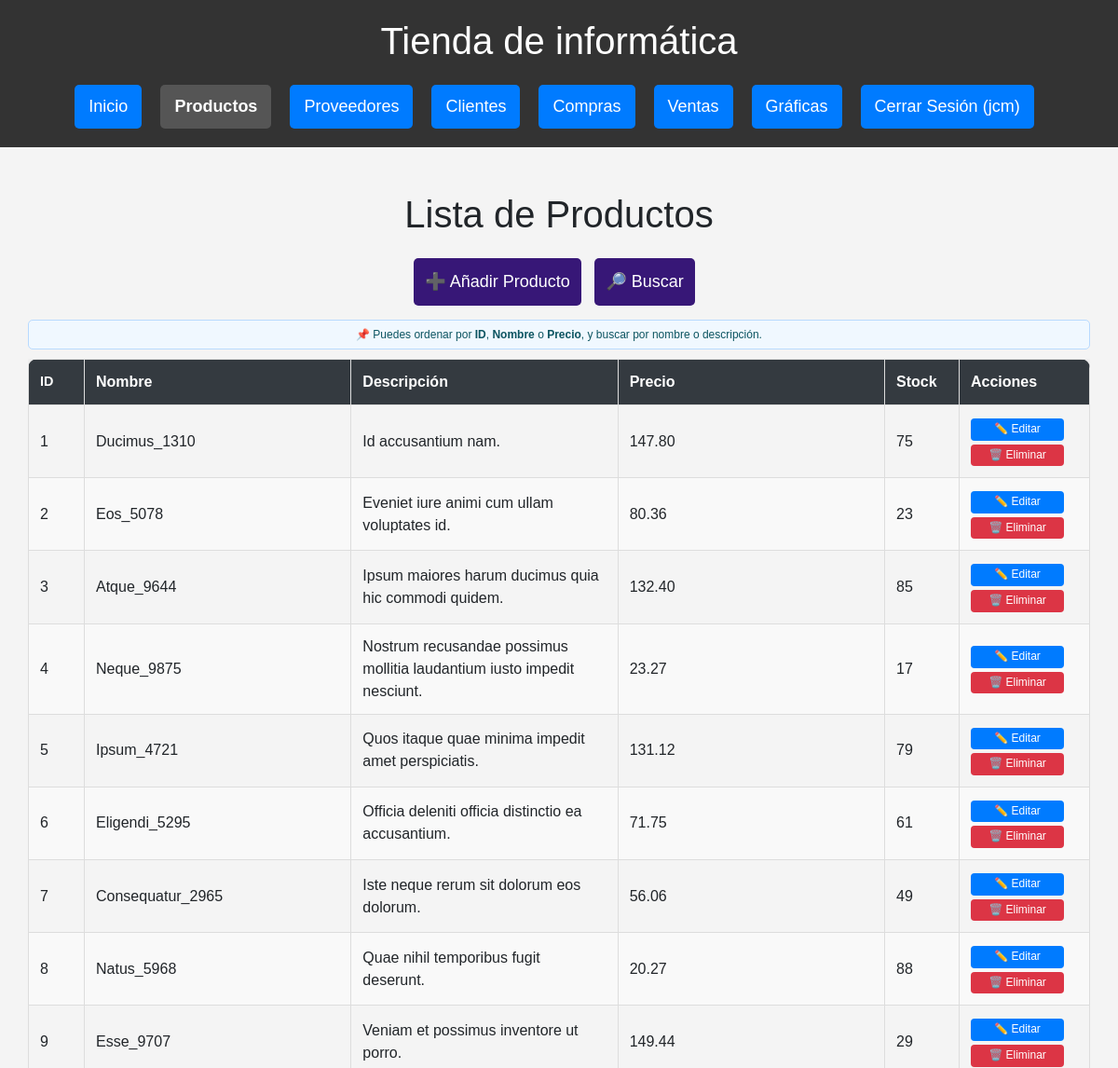
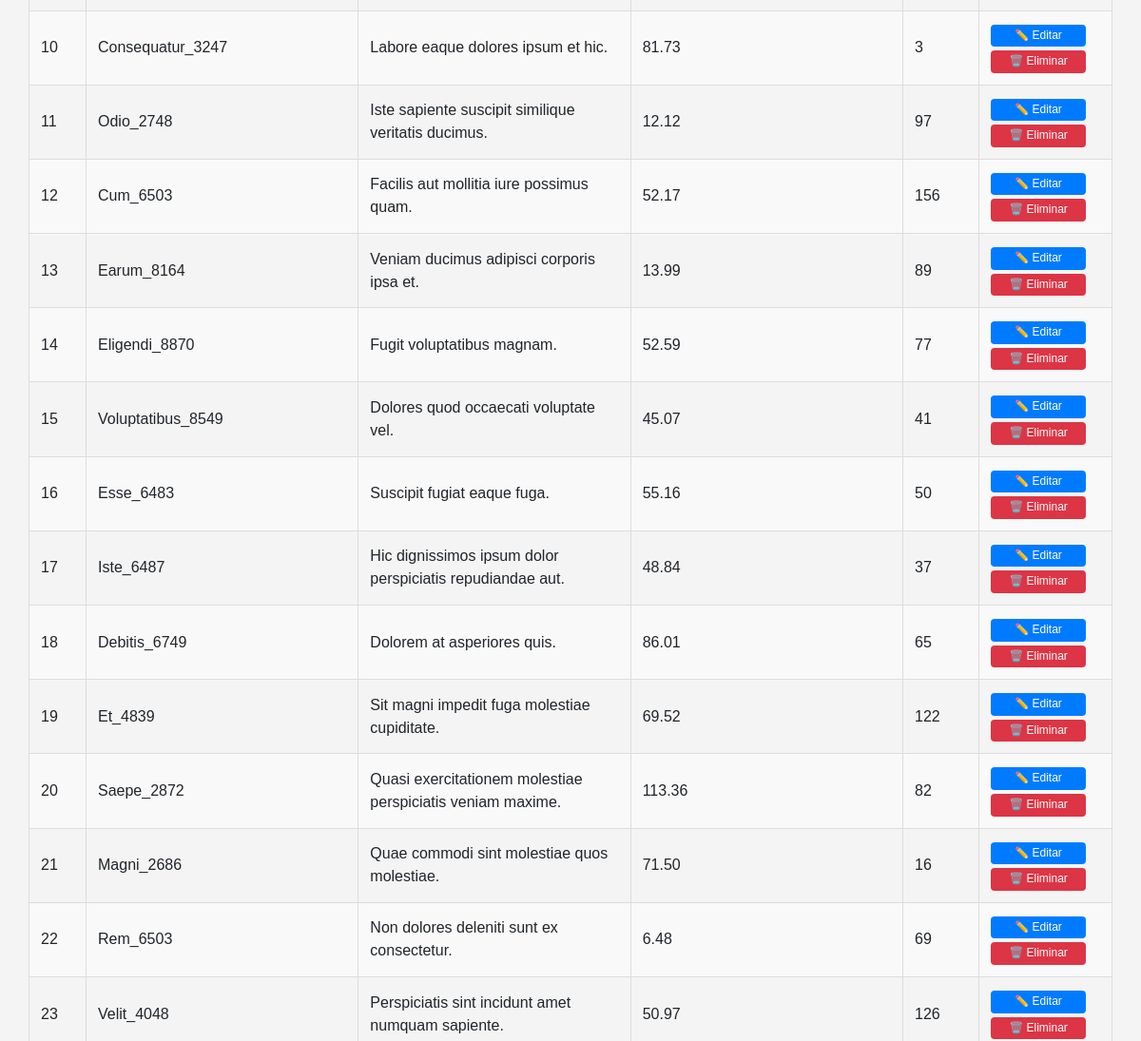
The page /productos (signed in, upper part) on the database as committed earlier (2 pictures, top to bottom).
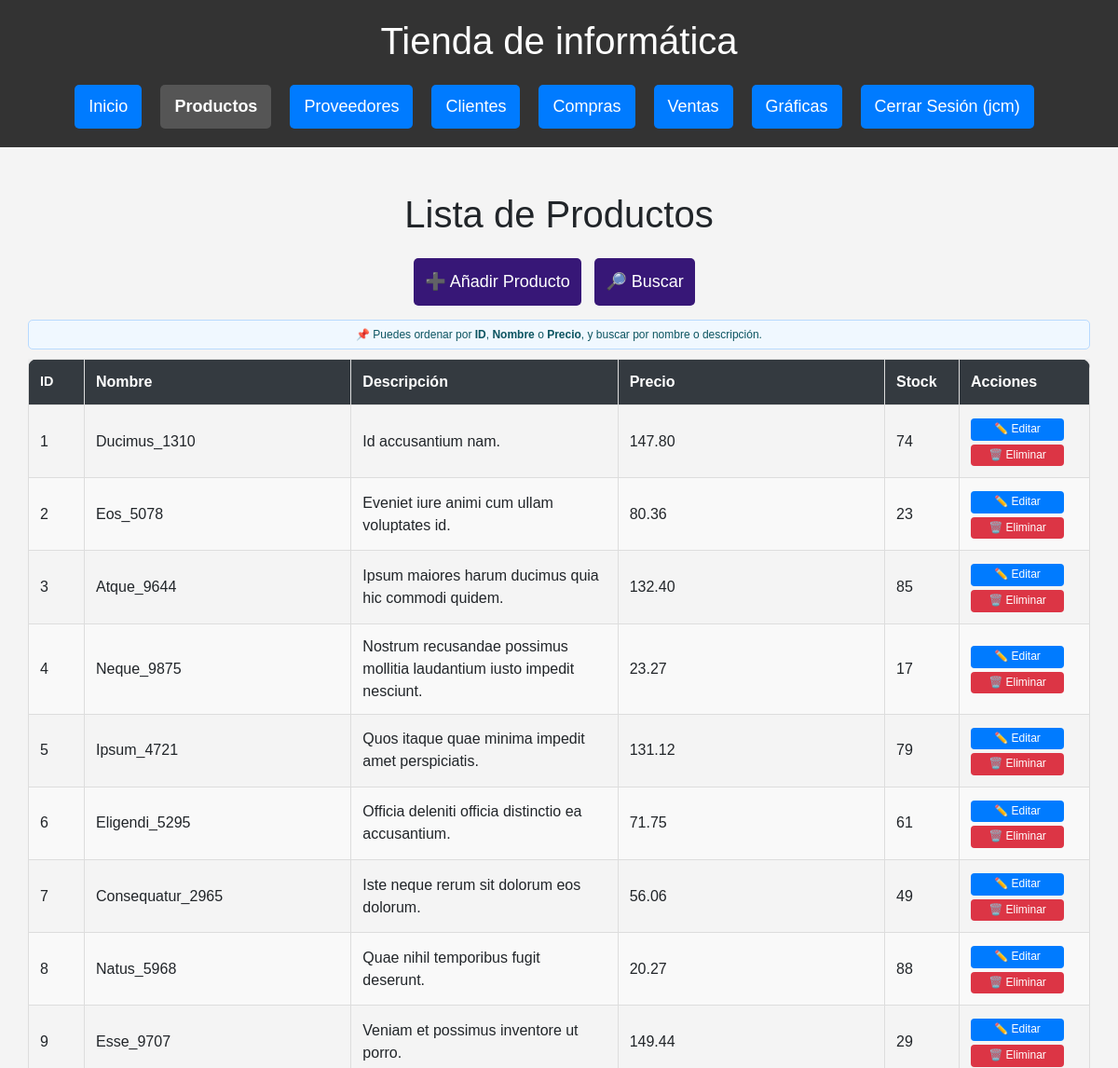
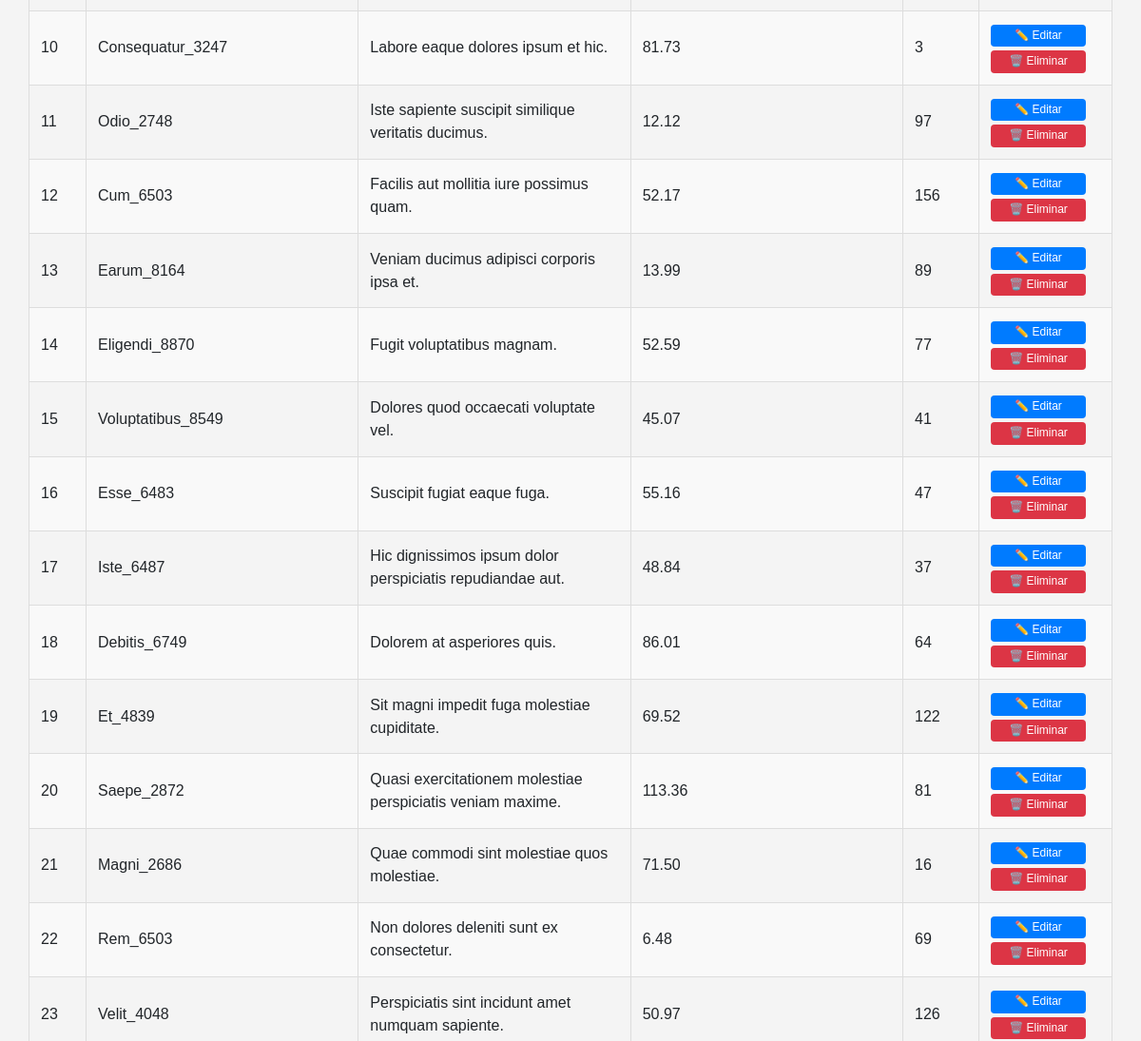
The same page on the database as committed later (2 pictures, top to bottom).
### db.py (models this page shows)
class Producto(Base):
    __tablename__ = "Producto"
    id = Column(Integer, primary_key=True)
    nombre = Column(String(150), unique=True, nullable=False)
    descripcion = Column(Text)
    categoria_id = Column(Integer, ForeignKey('Categoria.id'), nullable=True)
    precio = Column(Numeric(10, 2), nullable=False)
    stock = Column(Integer, default=0)
    cantidad_total = Column(Integer, default=30)
    fecha_creacion = Column(DateTime, default=func.now())
    categoria = relationship('Categoria', backref=backref('productos', lazy=True))
    ventas = relationship("DetalleVenta", back_populates="producto")

### routes/productos.py (the view)
@productos_bp.route('/productos')
@login_required
def ver_productos():
    orden = request.args.get("orden", "id")
    direccion = request.args.get("direccion", "asc")
    nombre = request.args.get("nombre", "")
    pagina = int(request.args.get("pagina", 1))
    por_pagina = 30
    query = sesion.query(Producto)
    if nombre:
        query = query.filter(
            (Producto.nombre.ilike(f"%{nombre}%")) |
            (Producto.descripcion.ilike(f"%{nombre}%"))
        )
    def aplicar_direccion(campo):
        return campo.desc() if direccion == "desc" else campo.asc()
    if orden == "nombre":
        query = query.order_by(aplicar_direccion(Producto.nombre))
    elif orden == "precio":
        query = query.order_by(aplicar_direccion(Producto.precio))
    else:
        query = query.order_by(aplicar_direccion(Producto.id))
    total_productos = query.count()
    productos = query.offset((pagina - 1) * por_pagina).limit(por_pagina).all()
    hay_anterior = pagina > 1
    hay_siguiente = (pagina * por_pagina) < total_productos
    return render_template(
        "producto/productos.html",
        productos=productos,
        orden=orden,
        direccion=direccion,
        nombre=nombre,
        pagina=pagina,
        hay_anterior=hay_anterior,
        hay_siguiente=hay_siguiente
    )

### db.py (called while the page is built)
def login_required(f):
    @wraps(f)
    def decorated_function(*args, **kwargs):
        if 'usuario' not in session:
            flash('Por favor, inicie sesión para acceder a esta página.', 'error')
            return redirect(url_for('login'))
        return f(*args, **kwargs)
    return decorated_function

### templates/producto/productos.html (shortened to what this page needs)
{% extends 'base.html' %}
{% block content %}
<div class="container mt-4">
    <h1>Lista de Productos</h1>
    <div class="botones-superiores">
        <a href="{{ url_for('productos.nuevo_producto') }}" class="btn btn-add">➕ Añadir Producto</a>
        <a href="#form-busqueda-producto" class="btn btn-add">🔎 Buscar</a>
    </div>
    <div class="alerta-orden">
      📌 Puedes ordenar por <strong>ID</strong>, <strong>Nombre</strong> o <strong>Precio</strong>, y buscar por nombre o descripción.
    </div>
    <div class ="tabla-responive">
        <table class="tabla-estilizada">
            <thead>
            {% set nueva_direccion = 'desc' if direccion == 'asc' else 'asc' %}
                <tr>
                    <th class="col-id"><a href="{{ url_for('productos.ver_productos', orden='id', direccion=nueva_direccion) }}">ID
                    </a></th>
                    <th><a href="{{ url_for('productos.ver_productos', orden='nombre', direccion=nueva_direccion) }}">Nombre
                    </a></th>
                    <th>Descripción</th>
                    <th><a href="{{ url_for('productos.ver_productos', orden='precio', direccion=nueva_direccion) }}">Precio
                    </a></th>
                    <th class="col-stock">Stock</th>
                    <th class="col-acciones">Acciones</th>
                </tr>
            </thead>
        <tbody>
        {% for producto in productos %}
            <tr>
                <td>{{ producto.id }}</td>
                <td>{{ producto.nombre }}</td>
                <td>{{ producto.descripcion }}</td>
                <td>{{ producto.precio }}</td>
                <td>{{ producto.stock }}</td>
                <td>
                    <a href="{{ url_for('productos.editar_producto', id=producto.id) }}" class="btn-edit">✏️ Editar</a>
                    <form method="POST" action="{{ url_for('productos.eliminar_producto', id=producto.id) }}" class="form-delete">
                        <button type="submit" class="btn-delete" onclick="return confirm('¿Eliminar este producto?');">🗑️ Eliminar</button>
                    </form>
                </td>
            </tr>
        {% endfor %}
        </tbody>
    </table>
    </div>
</div>
{% endblock %}

Rows that differ between the two databases and show on the page:
changed Producto "Ducimus_1310": stock "75" → "74"
changed Producto "Esse_6483": stock "50" → "47"
changed Producto "Debitis_6749": stock "65" → "64"
changed Producto "Saepe_2872": stock "82" → "81"
